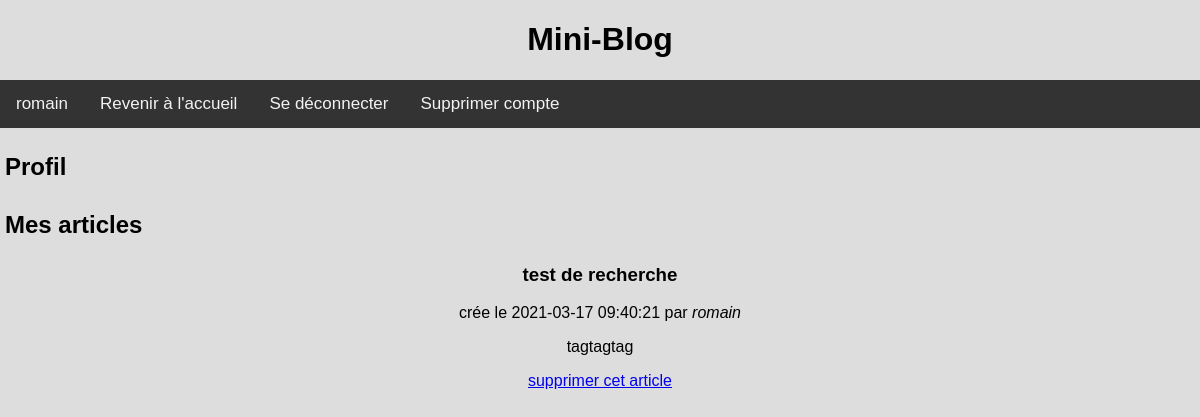
The page /page_perso (signed in) on the database as committed earlier.
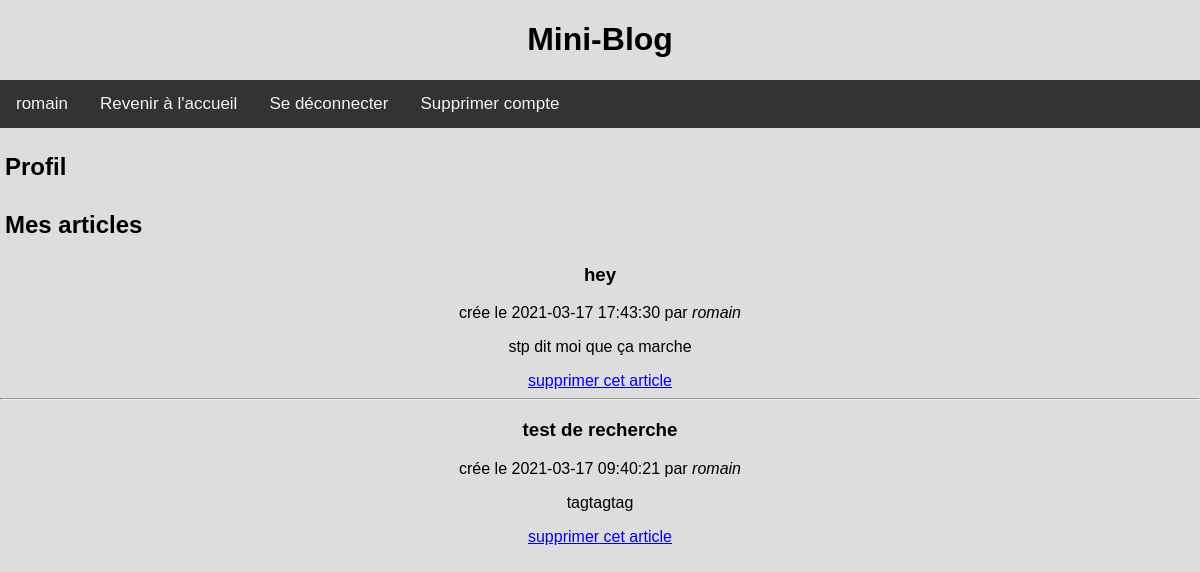
The same page on the database as committed later.
### tables this page shows
CREATE TABLE articles ( -- post
  id        INTEGER     PRIMARY KEY AUTOINCREMENT,
  auteur_id INTEGER     NOT NULL REFERENCES membres (id),
  cree_le   TIMESTAMP   NOT NULL DEFAULT CURRENT_TIMESTAMP,
  titre     VARCHAR(50) NOT NULL,
  contenu   TEXT        NOT NULL
);

### app.py (the view)
@app.route('/page_perso', methods=["GET", "POST"])
def page_perso():
    login = session['login']
    id = db.get_membre_id(login)
    return render_template('page_perso.html', user=login, mesarticles=db.recuperer_articles_membre(id))

### outils/data_base.py (called while the page is built)
    def get_membre_id(self, login):
        self.conn = sql.connect(self.dir)
        with self.conn as c:
            curs = c.execute("""SELECT id FROM membres WHERE (login = ?)""",
                             (login,)
            )
        id = curs.fetchone()
        if id:
            return id[0]
        return id

    def recuperer_articles_membre(self, id):
        self.conn = sql.connect(self.dir)
        with self.conn as c:
            curs = c.execute("""SELECT id AS id_article, cree_le, titre, contenu
                                FROM articles
                                WHERE (auteur_id = ?)
                                ORDER BY articles.cree_le DESC""",
                             (id,)
            )
        return curs.fetchall()

### templates/page_perso.html (shortened to what this page needs)
{% extends 'base.html' %}
{% block entete %}
  <h1 style="padding: 5px">{% block titre %}Profil{% endblock %}</h1>
{% endblock %}
{% block contenu %}
    {% if user %}
    <h1 style="padding:5px">Mes articles</h1>
      {% for article_id, cree_le, titre, contenu in mesarticles %}
          <center><article>
            <head>
              <h1>{{ titre }}</h1>
              <aside>
                crée le {{ cree_le }} par <em>{{ user }}</em>
              </aside>
            </head>
            <p class="contenu">{{ contenu }}</p>
            {% if 'login' in session and session['login'] == user %}
              <a href="{{ url_for('supprimer', id=article_id) }}">supprimer cet article</a>
            {% endif %}
            {% if not loop.last %}
            <hr/>
            {% endif %}
          </article></center>
      {% endfor %}
    {% endif %}
{% endblock %}

Rows that differ between the two databases and show on the page:
added articles: titre "hey", cree_le "2021-03-17 17:43:30", user "romain", contenu "stp dit moi que ça marche"
